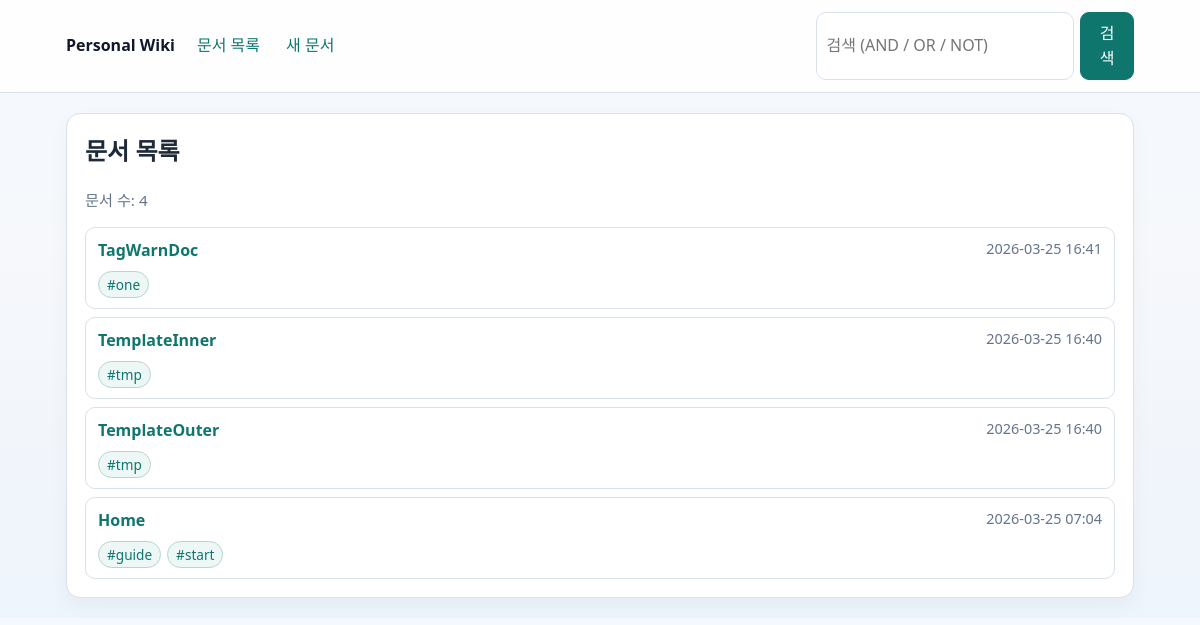
Before: / with the older database file.
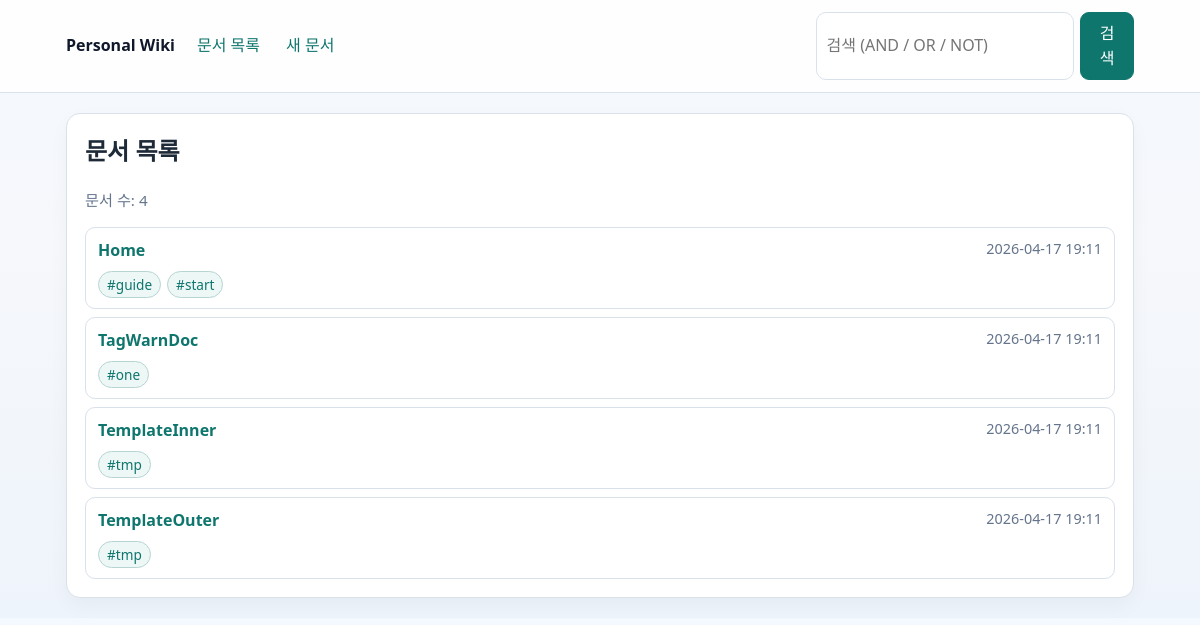
After: the same page with the newer database file.
### tables this page shows
CREATE TABLE docs (
            id INTEGER PRIMARY KEY AUTOINCREMENT,
            title TEXT NOT NULL COLLATE NOCASE UNIQUE,
            slug TEXT NOT NULL UNIQUE,
            file_path TEXT NOT NULL,
            meta_json TEXT NOT NULL DEFAULT '{}',
            created_at TEXT NOT NULL,
            updated_at TEXT NOT NULL
        );

CREATE TABLE tags (
            id INTEGER PRIMARY KEY AUTOINCREMENT,
            name TEXT NOT NULL COLLATE NOCASE UNIQUE
        );

### app.py (the view)
@app.route("/")
def index():
    conn = get_db()
    docs = fetch_docs_for_index(conn)
    return render_template("index.html", docs=docs)

### app.py (called while the page is built)
def connect_db() -> sqlite3.Connection:
    conn = sqlite3.connect(DB_PATH)
    conn.row_factory = sqlite3.Row
    conn.execute("PRAGMA foreign_keys = ON")
    return conn

def get_db() -> sqlite3.Connection:
    if "db" not in g:
        g.db = connect_db()
    return g.db

def build_doc_tag_map(conn: sqlite3.Connection, doc_ids: list[int]) -> dict[int, list[str]]:
    unique_doc_ids: list[int] = []
    seen: set[int] = set()
    for doc_id in doc_ids:
        if doc_id in seen:
            continue
        seen.add(doc_id)
        unique_doc_ids.append(doc_id)
    if not unique_doc_ids:
        return {}
    placeholders = ",".join("?" for _ in unique_doc_ids)
    rows = conn.execute(
        f"""
        SELECT dt.doc_id, t.name
        FROM doc_tags dt
        JOIN tags t ON t.id = dt.tag_id
        WHERE dt.doc_id IN ({placeholders})
        ORDER BY dt.doc_id, t.name COLLATE NOCASE
        """,
        unique_doc_ids,
    ).fetchall()
    mapping: dict[int, list[str]] = defaultdict(list)
    for row in rows:
        mapping[int(row["doc_id"])].append(str(row["name"]))
    return dict(mapping)

def fetch_docs_for_index(conn: sqlite3.Connection) -> list[dict]:
    rows = conn.execute(
        """
        SELECT id, title, slug, created_at, updated_at
        FROM docs
        ORDER BY updated_at DESC, title COLLATE NOCASE
        """
    ).fetchall()
    tag_map = build_doc_tag_map(conn, [int(row["id"]) for row in rows])
    docs: list[dict] = []
    for row in rows:
        item = dict(row)
        item["tags"] = tag_map.get(int(row["id"]), [])
        docs.append(item)
    return docs

@app.template_filter("pretty_time")
def pretty_time_filter(value: str) -> str:
    try:
        dt = datetime.fromisoformat(value)
        return dt.strftime("%Y-%m-%d %H:%M")
    except ValueError:
        return value

### templates/index.html (shortened to what this page needs)
{% extends "base.html" %}
{% block content %}
<section class="panel">
  <h1>문서 목록</h1>
  <p class="muted">문서 수: {{ docs|length }}</p>
  {% if docs %}
    <ul class="doc-list">
      {% for doc in docs %}
        <li class="doc-item">
          <div class="doc-head">
            <a class="doc-title" href="{{ url_for('view_doc', slug=doc.slug) }}">{{ doc.title }}</a>
            <span class="doc-time">{{ doc.updated_at|pretty_time }}</span>
          </div>
          {% if doc.tags %}
            <div class="tag-row">
              {% for tag in doc.tags %}
                <a class="tag" href="{{ url_for('docs_by_tag', tag_name=tag) }}">#{{ tag }}</a>
              {% endfor %}
            </div>
          {% endif %}
        </li>
      {% endfor %}
    </ul>
  {% else %}
    <p>아직 문서가 없습니다. <a href="{{ url_for('new_doc') }}">첫 문서 만들기</a></p>
  {% endif %}
</section>
{% endblock %}

### templates/base.html (shortened to what this page needs)
<!doctype html>
<html lang="ko">
  <head>
    <link rel="stylesheet" href="{{ url_for('static', filename='style.css') }}">
  </head>
  <body>
    <header class="topbar">
      <div class="topbar-inner">
        <a class="brand" href="{{ url_for('index') }}">Personal Wiki</a>
        <nav class="menu">
          <a href="{{ url_for('index') }}">문서 목록</a>
          <a href="{{ url_for('new_doc') }}">새 문서</a>
        </nav>
        <form class="search-form" action="{{ url_for('search') }}" method="get">
          <input
            type="text"
            name="q"
            value="{{ request.args.get('q', '') }}"
            placeholder="검색 (AND / OR / NOT)"
            autocomplete="off"
          >
          <button type="submit">검색</button>
        </form>
      </div>
    </header>
    <main class="container">
      {% block content %}{% endblock %}
    </main>
  </body>
</html>

### static/style.css (style rules this page uses)
:root { --bg: #f6f8fb; --panel: #ffffff; --line: #d9e1ea; --text: #1e2a37; --muted: #64748b; --link: #0f766e; --link-hover: #115e59; --danger: #b42318; }
* { box-sizing: border-box; }
body { margin: 0; background: linear-gradient(180deg, #f4f8ff 0%, #f6f8fb 40%, #eef4fb 100%); color: var(--text); font-family: "Segoe UI", "Noto Sans KR", sans-serif; line-height: 1.55; }
a { color: var(--link); text-decoration: none; }
.topbar { position: sticky; top: 0; z-index: 10; background: #ffffffd9; backdrop-filter: blur(6px); border-bottom: 1px solid var(--line); }
.topbar-inner { max-width: 1100px; margin: 0 auto; padding: 12px 16px; display: flex; gap: 14px; align-items: center; flex-wrap: wrap; }
.brand { font-weight: 700; color: #0f172a; }
.menu { display: flex; gap: 10px; }
.menu a { padding: 6px 8px; border-radius: 8px; }
.search-form { margin-left: auto; display: flex; gap: 6px; }
.search-form input { width: min(340px, 70vw); border: 1px solid var(--line); border-radius: 8px; padding: 8px 10px; background: #fff; }
.container { max-width: 1100px; margin: 20px auto; padding: 0 16px; display: grid; gap: 14px; }
.panel { background: var(--panel); border: 1px solid var(--line); border-radius: 14px; padding: 18px; box-shadow: 0 8px 20px rgba(15, 23, 42, 0.04); }
h1, h2, h3 { margin-top: 0; }
.muted { color: var(--muted); font-size: 0.95rem; }
.doc-list { list-style: none; margin: 0; padding: 0; display: grid; gap: 8px; }
.doc-item { border: 1px solid var(--line); border-radius: 10px; padding: 10px 12px; background: #fff; }
.doc-head { display: flex; justify-content: space-between; gap: 8px; }
.doc-title { font-weight: 600; }
.doc-time { color: var(--muted); font-size: 0.9rem; }
.tag-row { display: flex; gap: 6px; flex-wrap: wrap; margin-top: 8px; }
.tag { display: inline-block; border: 1px solid #b6d5d2; background: #ecf7f6; color: #0f766e; padding: 2px 8px; border-radius: 999px; font-size: 0.85rem; }
input[type="text"], textarea { width: 100%; border: 1px solid var(--line); border-radius: 10px; padding: 10px; background: #fff; color: var(--text); font: inherit; }
.button, button { border: 1px solid #0f766e; background: #0f766e; color: #fff; border-radius: 9px; padding: 8px 14px; cursor: pointer; font: inherit; }

Changed rows visible on the page:
changed docs "Home": updated_at|pretty_time "2026-03-25 07:04" → "2026-04-17 19:11"; moves up the list
changed docs "TagWarnDoc": updated_at|pretty_time "2026-03-25 16:41" → "2026-04-17 19:11"
changed docs "TemplateInner": updated_at|pretty_time "2026-03-25 16:40" → "2026-04-17 19:11"
changed docs "TemplateOuter": updated_at|pretty_time "2026-03-25 16:40" → "2026-04-17 19:11"
